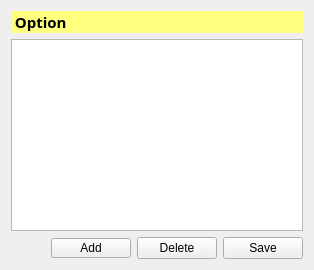
   <widget class="QWidget" name="layoutWidget">
    <layout class="QVBoxLayout" name="verticalLayout">
     <property name="sizeConstraint">
      <enum>QLayout::SetMinimumSize</enum>
     </property>
     <item>
      <widget class="QLabel" name="label_5">
       <property name="maximumSize">
        <size>
         <width>1000</width>
         <height>16777215</height>
        </size>
       </property>
       <property name="palette">
        <palette>
         <active>
          <colorrole role="WindowText">
           <brush brushstyle="SolidPattern">
            <color alpha="255">
             <red>0</red>
             <green>0</green>
             <blue>0</blue>
            </color>
           </brush>
          </colorrole>
          <colorrole role="Button">
           <brush brushstyle="SolidPattern">
            <color alpha="255">
             <red>255</red>
             <green>255</green>
             <blue>127</blue>
            </color>
           </brush>
          </colorrole>
          <colorrole role="Light">
           <brush brushstyle="SolidPattern">
            <color alpha="255">
             <red>255</red>
             <green>255</green>
             <blue>255</blue>
            </color>
           </brush>
          </colorrole>
          <colorrole role="Midlight">
           <brush brushstyle="SolidPattern">
            <color alpha="255">
             <red>255</red>
             <green>255</green>
             <blue>191</blue>
            </color>
           </brush>
          </colorrole>
          <colorrole role="Dark">
           <brush brushstyle="SolidPattern">
            <color alpha="255">
             <red>127</red>
             <green>127</green>
             <blue>63</blue>
            </color>
           </brush>
          </colorrole>
          <colorrole role="Mid">
           <brush brushstyle="SolidPattern">
            <color alpha="255">
             <red>170</red>
             <green>170</green>
             <blue>84</blue>
            </color>
           </brush>
          </colorrole>
          <colorrole role="Text">
           <brush brushstyle="SolidPattern">
            <color alpha="255">
             <red>0</red>
             <green>0</green>
             <blue>0</blue>
            </color>
           </brush>
          </colorrole>
          <colorrole role="BrightText">
           <brush brushstyle="SolidPattern">
            <color alpha="255">
             <red>255</red>
             <green>255</green>
             <blue>255</blue>
            </color>
           </brush>
          </colorrole>
          <colorrole role="ButtonText">
           <brush brushstyle="SolidPattern">
            <color alpha="255">
             <red>0</red>
             <green>0</green>
             <blue>0</blue>
            </color>
           </brush>
          </colorrole>
          <colorrole role="Base">
           <brush brushstyle="SolidPattern">
            <color alpha="255">
             <red>255</red>
             <green>255</green>
             <blue>255</blue>
            </color>
           </brush>
          </colorrole>
          <colorrole role="Window">
           <brush brushstyle="SolidPattern">
            <color alpha="255">
             <red>255</red>
             <green>255</green>
             <blue>127</blue>
            </color>
           </brush>
          </colorrole>
          <colorrole role="Shadow">
           <brush brushstyle="SolidPattern">
            <color alpha="255">
             <red>0</red>
             <green>0</green>
             <blue>0</blue>
            </color>
           </brush>
          </colorrole>
          <colorrole role="AlternateBase">
           <brush brushstyle="SolidPattern">
            <color alpha="255">
             <red>255</red>
             <green>255</green>
             <blue>191</blue>
            </color>
           </brush>
          </colorrole>
          <colorrole role="ToolTipBase">
           <brush brushstyle="SolidPattern">
            <color alpha="255">
             <red>255</red>
             <green>255</green>
             <blue>220</blue>
            </color>
           </brush>
          </colorrole>
          <colorrole role="ToolTipText">
           <brush brushstyle="SolidPattern">
            <color alpha="255">
             <red>0</red>
             <green>0</green>
             <blue>0</blue>
            </color>
           </brush>
          </colorrole>
         </active>
         <inactive>
          <colorrole role="WindowText">
           <brush brushstyle="SolidPattern">
            <color alpha="255">
             <red>0</red>
             <green>0</green>
             <blue>0</blue>
            </color>
           </brush>
          </colorrole>
          <colorrole role="Button">
           <brush brushstyle="SolidPattern">
            <color alpha="255">
             <red>255</red>
             <green>255</green>
             <blue>127</blue>
            </color>
           </brush>
          </colorrole>
          <colorrole role="Light">
           <brush brushstyle="SolidPattern">
            <color alpha="255">
             <red>255</red>
             <green>255</green>
             <blue>255</blue>
            </color>
           </brush>
          </colorrole>
          <colorrole role="Midlight">
           <brush brushstyle="SolidPattern">
            <color alpha="255">
             <red>255</red>
             <green>255</green>
             <blue>191</blue>
            </color>
           </brush>
          </colorrole>
          <colorrole role="Dark">
           <brush brushstyle="SolidPattern">
            <color alpha="255">
             <red>127</red>
             <green>127</green>
             <blue>63</blue>
            </color>
           </brush>
          </colorrole>
          <colorrole role="Mid">
           <brush brushstyle="SolidPattern">
            <color alpha="255">
             <red>170</red>
             <green>170</green>
             <blue>84</blue>
            </color>
           </brush>
          </colorrole>
          <colorrole role="Text">
           <brush brushstyle="SolidPattern">
            <color alpha="255">
             <red>0</red>
             <green>0</green>
             <blue>0</blue>
            </color>
           </brush>
          </colorrole>
          <colorrole role="BrightText">
           <brush brushstyle="SolidPattern">
            <color alpha="255">
             <red>255</red>
             <green>255</green>
             <blue>255</blue>
            </color>
           </brush>
          </colorrole>
          <colorrole role="ButtonText">
           <brush brushstyle="SolidPattern">
            <color alpha="255">
             <red>0</red>
             <green>0</green>
             <blue>0</blue>
            </color>
           </brush>
          </colorrole>
          <colorrole role="Base">
           <brush brushstyle="SolidPattern">
            <color alpha="255">
             <red>255</red>
             <green>255</green>
             <blue>255</blue>
            </color>
           </brush>
          </colorrole>
          <colorrole role="Window">
           <brush brushstyle="SolidPattern">
            <color alpha="255">
             <red>255</red>
             <green>255</green>
             <blue>127</blue>
            </color>
           </brush>
          </colorrole>
          <colorrole role="Shadow">
           <brush brushstyle="SolidPattern">
            <color alpha="255">
             <red>0</red>
             <green>0</green>
             <blue>0</blue>
            </color>
           </brush>
          </colorrole>
          <colorrole role="AlternateBase">
           <brush brushstyle="SolidPattern">
            <color alpha="255">
             <red>255</red>
             <green>255</green>
             <blue>191</blue>
            </color>
           </brush>
          </colorrole>
          <colorrole role="ToolTipBase">
           <brush brushstyle="SolidPattern">
            <color alpha="255">
             <red>255</red>
             <green>255</green>
             <blue>220</blue>
            </color>
           </brush>
          </colorrole>
          <colorrole role="ToolTipText">
           <brush brushstyle="SolidPattern">
            <color alpha="255">
             <red>0</red>
             <green>0</green>
             <blue>0</blue>
            </color>
           </brush>
          </colorrole>
         </inactive>
         <disabled>
          <colorrole role="WindowText">
           <brush brushstyle="SolidPattern">
            <color alpha="255">
             <red>127</red>
             <green>127</green>
             <blue>63</blue>
            </color>
           </brush>
          </colorrole>
          <colorrole role="Button">
           <brush brushstyle="SolidPattern">
            <color alpha="255">
             <red>255</red>
             <green>255</green>
             <blue>127</blue>
            </color>
           </brush>
          </colorrole>
          <colorrole role="Light">
           <brush brushstyle="SolidPattern">
            <color alpha="255">
             <red>255</red>
             <green>255</green>
             <blue>255</blue>
            </color>
           </brush>
          </colorrole>
          <colorrole role="Midlight">
           <brush brushstyle="SolidPattern">
            <color alpha="255">
             <red>255</red>
             <green>255</green>
             <blue>191</blue>
            </color>
           </brush>
          </colorrole>
          <colorrole role="Dark">
           <brush brushstyle="SolidPattern">
            <color alpha="255">
             <red>127</red>
             <green>127</green>
             <blue>63</blue>
            </color>
           </brush>
          </colorrole>
          <colorrole role="Mid">
           <brush brushstyle="SolidPattern">
            <color alpha="255">
             <red>170</red>
             <green>170</green>
             <blue>84</blue>
            </color>
           </brush>
          </colorrole>
          <colorrole role="Text">
           <brush brushstyle="SolidPattern">
            <color alpha="255">
             <red>127</red>
             <green>127</green>
             <blue>63</blue>
            </color>
           </brush>
          </colorrole>
          <colorrole role="BrightText">
           <brush brushstyle="SolidPattern">
            <color alpha="255">
             <red>255</red>
             <green>255</green>
             <blue>255</blue>
            </color>
           </brush>
          </colorrole>
          <colorrole role="ButtonText">
           <brush brushstyle="SolidPattern">
            <color alpha="255">
             <red>127</red>
             <green>127</green>
             <blue>63</blue>
            </color>
           </brush>
          </colorrole>
          <colorrole role="Base">
           <brush brushstyle="SolidPattern">
            <color alpha="255">
             <red>255</red>
             <green>255</green>
             <blue>127</blue>
            </color>
           </brush>
          </colorrole>
          <colorrole role="Window">
           <brush brushstyle="SolidPattern">
            <color alpha="255">
             <red>255</red>
             <green>255</green>
             <blue>127</blue>
            </color>
           </brush>
          </colorrole>
          <colorrole role="Shadow">
           <brush brushstyle="SolidPattern">
            <color alpha="255">
             <red>0</red>
             <green>0</green>
             <blue>0</blue>
            </color>
           </brush>
          </colorrole>
          <colorrole role="AlternateBase">
           <brush brushstyle="SolidPattern">
            <color alpha="255">
             <red>255</red>
             <green>255</green>
             <blue>127</blue>
            </color>
           </brush>
          </colorrole>
          <colorrole role="ToolTipBase">
           <brush brushstyle="SolidPattern">
            <color alpha="255">
             <red>255</red>
             <green>255</green>
             <blue>220</blue>
            </color>
           </brush>
          </colorrole>
          <colorrole role="ToolTipText">
           <brush brushstyle="SolidPattern">
            <color alpha="255">
             <red>0</red>
             <green>0</green>
             <blue>0</blue>
            </color>
           </brush>
          </colorrole>
         </disabled>
        </palette>
       </property>
       <property name="font">
        <font>
         <family>Segoe Print</family>
         <pointsize>11</pointsize>
         <weight>75</weight>
         <italic>false</italic>
         <bold>true</bold>
         <underline>false</underline>
         <stylestrategy>PreferDefault</stylestrategy>
         <kerning>true</kerning>
        </font>
       </property>
       <property name="autoFillBackground">
        <bool>true</bool>
       </property>
       <property name="text">
        <string> Option</string>
       </property>
      </widget>
     </item>
     <item>
      <widget class="QTableWidget" name="tableWidget_option"/>
     </item>
     <item>
      <layout class="QHBoxLayout" name="horizontalLayout">
       <item>
        <spacer name="horizontalSpacer">
         <property name="orientation">
          <enum>Qt::Horizontal</enum>
         </property>
         <property name="sizeHint" stdset="0">
          <size>
           <width>40</width>
           <height>20</height>
          </size>
         </property>
        </spacer>
       </item>
       <item>
        <widget class="QPushButton" name="pushButton_OptionAdd">
         <property name="maximumSize">
          <size>
           <width>500</width>
           <height>20</height>
          </size>
         </property>
         <property name="text">
          <string>Add</string>
         </property>
        </widget>
       </item>
       <item>
        <widget class="QPushButton" name="pushButton_OptionsDelete">
         <property name="text">
          <string>Delete</string>
         </property>
        </widget>
       </item>
       <item>
        <widget class="QPushButton" name="pushButton_OptValueAdd">
         <property name="text">
          <string>Save</string>
         </property>
        </widget>
       </item>
      </layout>
     </item>
    </layout>
   </widget>
